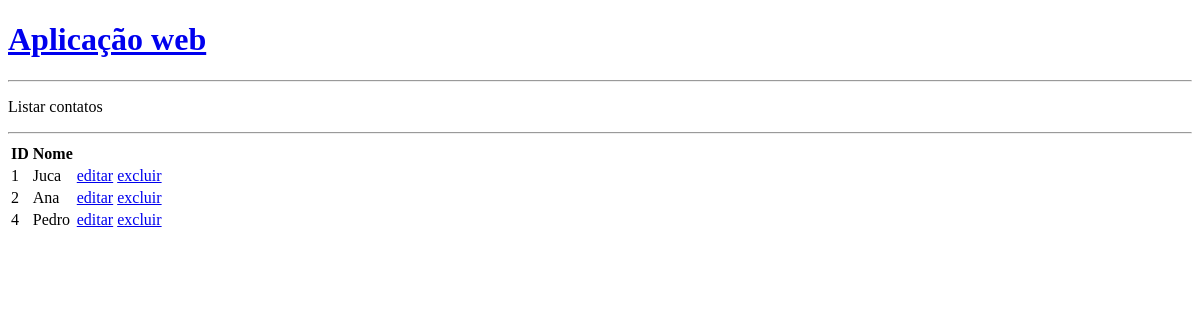
Page /listar on the earlier database version.
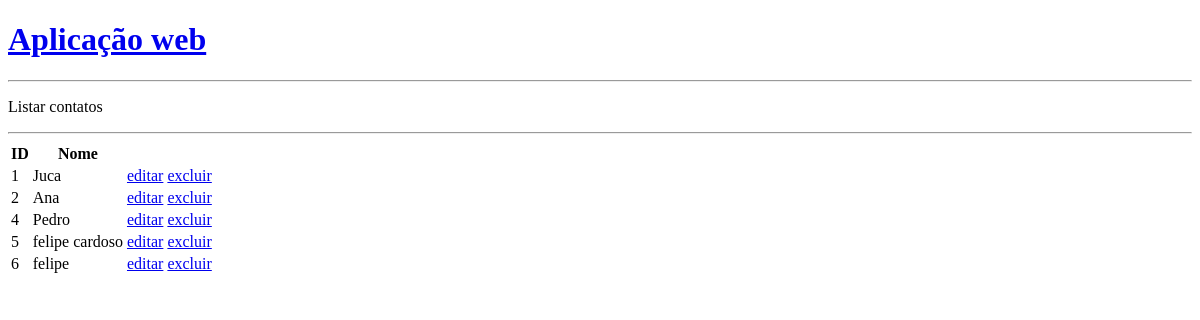
Same page on the later database version.
### tables this page shows
CREATE TABLE "Pessoa" (
	"idPessoa" INTEGER NOT NULL, 
	nome VARCHAR, 
	PRIMARY KEY ("idPessoa")
);

### app.py (the view)
@app.route('/listar')
def listar_pessoas():
    sessionSQL = Session()
    id = str(request.args.get('id'))  #id recebe 'None' e não None
    if id == 'None':
        pessoas = sessionSQL.query(Pessoa).all()
        sessionSQL.close()
        return render_template('listar.html',lista_pessoas=pessoas)
    else:
        pessoa = sessionSQL.query(Pessoa).filter(Pessoa.idPessoa == id).first()
        sessionSQL.delete(pessoa)
        sessionSQL.commit()
        sessionSQL.close()
        return redirect(url_for('listar_pessoas'))

### templates/listar.html
{% extends 'base.html' %}
{% block content %}
    <p>Listar contatos</p>
    <hr>
    <table>
        <thead>
            <tr>
                <th>ID</th>
                <th>Nome</th>
            </tr>
        </thead>
        <tbody>
        {% for pessoa in lista_pessoas %}
             <tr>
                <td>{{ pessoa.idPessoa }}</td>
                <td>{{ pessoa.nome }}</td>
                <td><a href="/editar?id={{ pessoa.idPessoa }}">editar</a></td>
                <td><a href="/listar?id={{ pessoa.idPessoa }}">excluir</a></td>
             </tr>
        {% endfor %}
        </tbody>
    </table>
{% endblock %}

### templates/base.html (shortened to what this page needs)
<!DOCTYPE html>
<html lang="pt_BR">
<head>
</head>
<body>
    <h1><a href="/">Aplicação web</a></h1>
    <HR>
    {% block content %} {% endblock %}
</body>
</html>

Differences in the rows shown:
added Pessoa: idPessoa "5", nome "felipe cardoso"
added Pessoa: idPessoa "6", nome "felipe"
